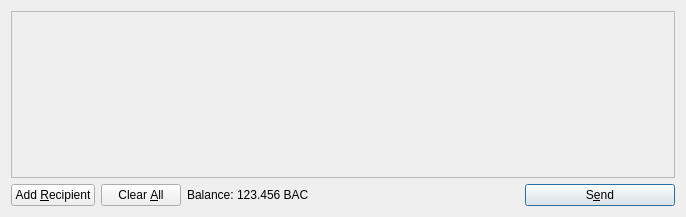
<?xml version="1.0" encoding="UTF-8"?>
<ui version="4.0">
 <class>SendCoinsDialog</class>
 <widget class="QDialog" name="SendCoinsDialog">
  <property name="geometry">
   <rect>
    <x>0</x>
    <y>0</y>
    <width>686</width>
    <height>217</height>
   </rect>
  </property>
  <property name="windowTitle">
   <string>Send Coins</string>
  </property>
  <layout class="QVBoxLayout" name="verticalLayout">
   <item>
    <widget class="QScrollArea" name="scrollArea">
     <property name="widgetResizable">
      <bool>true</bool>
     </property>
     <widget class="QWidget" name="scrollAreaWidgetContents">
      <property name="geometry">
       <rect>
        <x>0</x>
        <y>0</y>
        <width>666</width>
        <height>165</height>
       </rect>
      </property>
      <layout class="QVBoxLayout" name="verticalLayout_2">
       <property name="margin">
        <number>0</number>
       </property>
       <item>
        <layout class="QVBoxLayout" name="entries">
         <property name="spacing">
          <number>6</number>
         </property>
        </layout>
       </item>
       <item>
        <spacer name="verticalSpacer">
         <property name="orientation">
          <enum>Qt::Vertical</enum>
         </property>
         <property name="sizeHint" stdset="0">
          <size>
           <width>20</width>
           <height>40</height>
          </size>
         </property>
        </spacer>
       </item>
      </layout>
     </widget>
    </widget>
   </item>
   <item>
    <layout class="QHBoxLayout" name="horizontalLayout">
     <item>
      <widget class="QPushButton" name="addButton">
       <property name="toolTip">
        <string>Send to multiple recipients at once</string>
       </property>
       <property name="text">
        <string>Add &amp;Recipient</string>
       </property>
       <property name="icon">
        <iconset resource="../bitcoin.qrc">
         <normaloff>:/icons/add</normaloff>:/icons/add</iconset>
       </property>
       <property name="autoDefault">
        <bool>false</bool>
       </property>
      </widget>
     </item>
     <item>
      <widget class="QPushButton" name="clearButton">
       <property name="sizePolicy">
        <sizepolicy hsizetype="Minimum" vsizetype="Fixed">
         <horstretch>0</horstretch>
         <verstretch>0</verstretch>
        </sizepolicy>
       </property>
       <property name="toolTip">
        <string>Remove all transaction fields</string>
       </property>
       <property name="text">
        <string>Clear &amp;All</string>
       </property>
       <property name="icon">
        <iconset resource="../bitcoin.qrc">
         <normaloff>:/icons/remove</normaloff>:/icons/remove</iconset>
       </property>
       <property name="autoRepeatDelay">
        <number>300</number>
       </property>
       <property name="autoDefault">
        <bool>false</bool>
       </property>
      </widget>
     </item>
     <item>
      <layout class="QHBoxLayout" name="horizontalLayout_2">
       <property name="spacing">
        <number>3</number>
       </property>
       <item>
        <widget class="QLabel" name="label">
         <property name="text">
          <string>Balance:</string>
         </property>
        </widget>
       </item>
       <item>
        <widget class="QLabel" name="labelBalance">
         <property name="cursor">
          <cursorShape>IBeamCursor</cursorShape>
         </property>
         <property name="text">
          <string>123.456 BAC</string>
         </property>
         <property name="textInteractionFlags">
          <set>Qt::LinksAccessibleByMouse|Qt::TextSelectableByKeyboard|Qt::TextSelectableByMouse</set>
         </property>
        </widget>
       </item>
      </layout>
     </item>
     <item>
      <spacer name="horizontalSpacer">
       <property name="orientation">
        <enum>Qt::Horizontal</enum>
       </property>
       <property name="sizeHint" stdset="0">
        <size>
         <width>40</width>
         <height>20</height>
        </size>
       </property>
      </spacer>
     </item>
     <item>
      <widget class="QPushButton" name="sendButton">
       <property name="minimumSize">
        <size>
         <width>150</width>
         <height>0</height>
        </size>
       </property>
       <property name="toolTip">
        <string>Confirm the send action</string>
       </property>
       <property name="text">
        <string>S&amp;end</string>
       </property>
       <property name="icon">
        <iconset resource="../bitcoin.qrc">
         <normaloff>:/icons/send</normaloff>:/icons/send</iconset>
       </property>
       <property name="default">
        <bool>true</bool>
       </property>
      </widget>
     </item>
    </layout>
   </item>
  </layout>
 </widget>
 <resources>
  <include location="../bitcoin.qrc"/>
 </resources>
 <connections/>
</ui>
